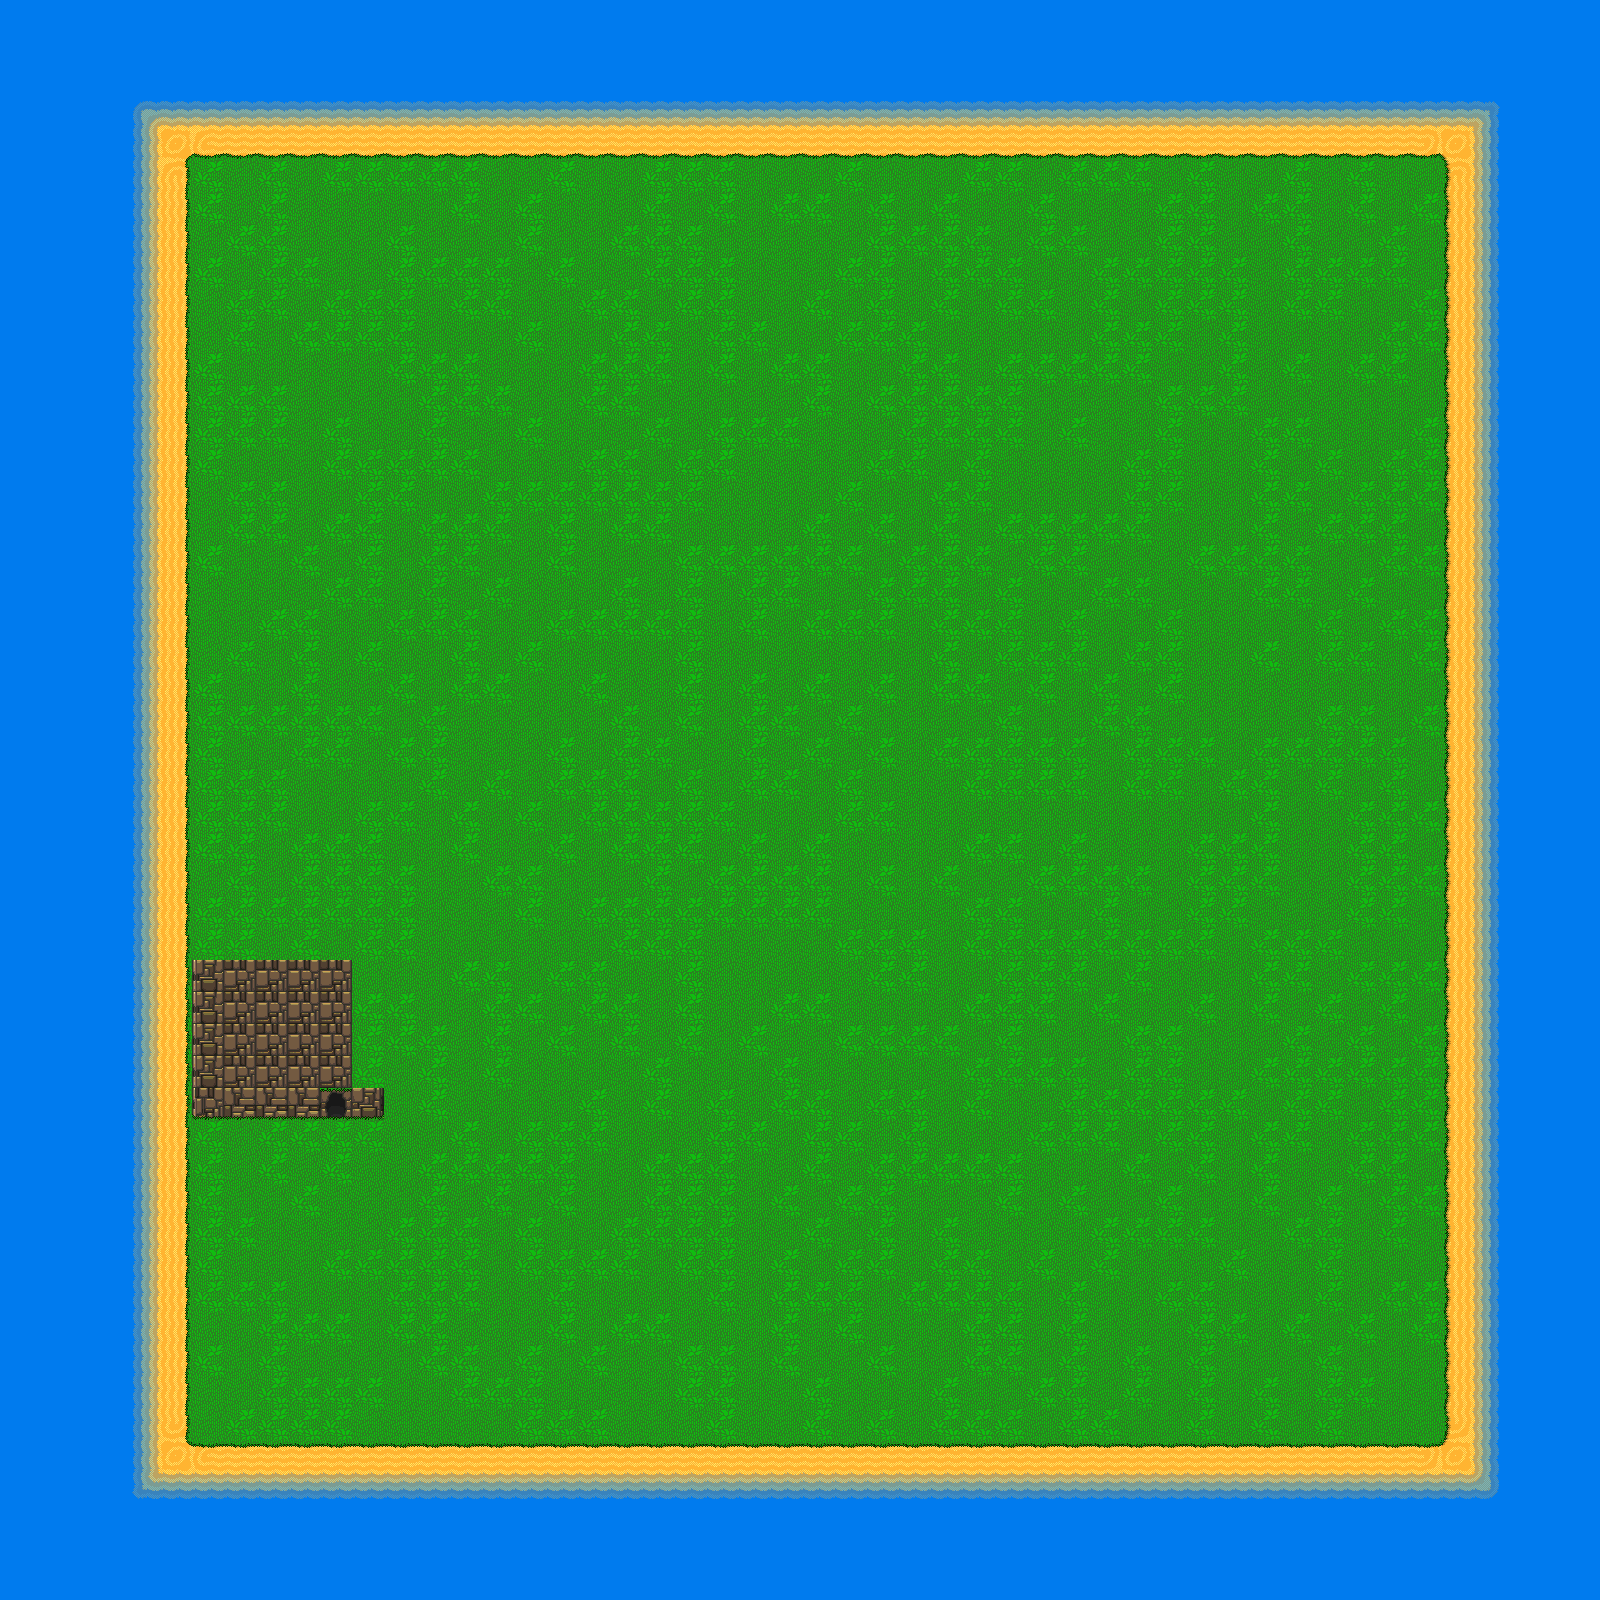

Tiled map render using the project's own tile images. Description and the map definition, with tile-layer contents summarised, below:
An orthogonal 50x50 tile map with 32x32 px tiles, 3 tile layers (water, earth, up_earth).

<map version="1.8" tiledversion="1.8.4" orientation="orthogonal" renderorder="right-down" width="50" height="50" tilewidth="32" tileheight="32" infinite="0" nextlayerid="4" nextobjectid="1">
 <tileset firstgid="1" source="BeautifullTileset.tsx" />
 <layer id="1" name="water" width="50" height="50">
  <data>[2500 cells, 608 non-empty, 1 distinct tile ids]</data>
 </layer>
 <layer id="2" name="earth" width="50" height="50">
  <data>[2500 cells, 1892 non-empty, 23 distinct tile ids]</data>
 </layer>
 <layer id="3" name="up_earth" width="50" height="50">
  <data>[2500 cells, 162 non-empty, 8 distinct tile ids]</data>
 </layer>
</map>
